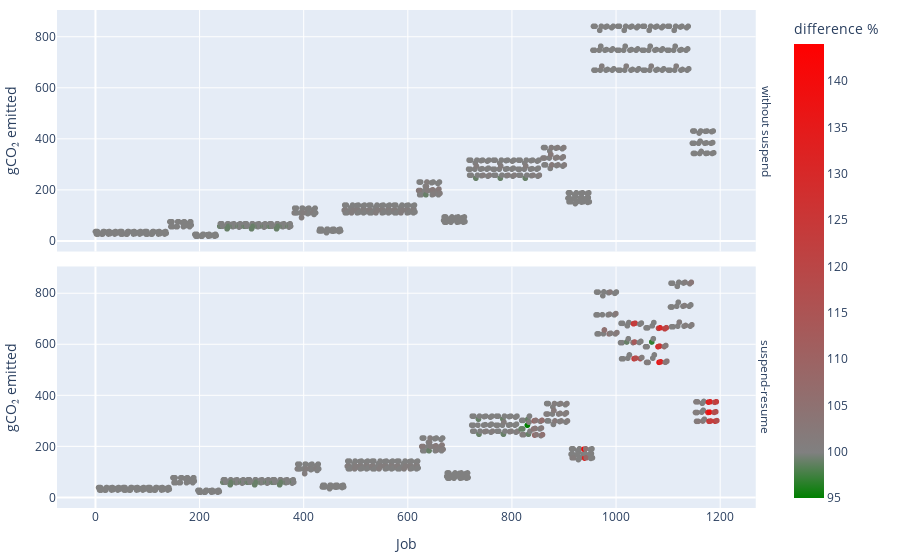

Write notebook code for a chart like this one.
### Code cell
"""
Plot Carbon-savings form having carbon information or not
"""

label_mapping = {
    "constant-from-periodic-phases": "averaged constant",
    "periodic-phases": "phases"
}

same_job_different_phases_df = same_job_different_phases_df[same_job_different_phases_df["difference"] < 170]

same_job_different_phases_fig = px.scatter(same_job_different_phases_df, x="job_index", y="carbon_cost", 
                                           color="difference", hover_data=same_job_different_phases_df.columns,
                                           labels={"label": "Phases",  "difference": "difference %"}, facet_row="scheduling_policy",
                                            color_continuous_scale=[(0, "green"), (0.1, "grey"), (1, "red")],

                                           range_color=[same_job_different_phases_df["difference"].min(), same_job_different_phases_df["difference"].max()]
)

same_job_different_phases_fig.update_layout({
    "xaxis_title": "Job",
    "yaxis1_title": "gCO₂ emitted",
    "yaxis2_title": "gCO₂ emitted",
})

label_for_phases={
    "scheduling_policy=carbon": "without suspend",
    "scheduling_policy=suspend-resume": "suspend-resume",
}

same_job_different_phases_fig.for_each_annotation(lambda a: a.update(text = label_for_phases[a.text] if a.text in label_for_phases else a.text))

same_job_different_phases_fig.update_layout({
    'margin': dict(l=10, r=10, t=10, b=10)
})

same_job_different_phases_fig.show()

pio.write_image(same_job_different_phases_fig, file="eval_same_job_different_phases.pdf")

### Figure 1 — Plotly figure (JSON) as saved in the notebook; plotly's stock layout.template omitted (floating-point values rounded to 4 significant figures; data arrays with more than 128 entries replaced by an {"elided": "..."} marker saying what was removed)
{"data": [{"customdata": {"elided": "600x18 mixed values"}, "hovertemplate": "scheduling_policy=%{customdata[11]}<br>job_index=%{x}<br>carbon_cost=%{y}<br>ID=%{customdata[0]}<br>arrival_time=%{customdata[1]}<br>length=%{customdata[2]}<br>cpus=%{customdata[3]}<br>length_class=%{customdata[4]}<br>resource_class=%{customdata[5]}<br>dollar_cost=%{customdata[6]}<br>start_time=%{customdata[7]}<br>waiting_time=%{customdata[8]}<br>exit_time=%{customdata[9]}<br>reason=%{customdata[10]}<br>work_type=%{customdata[12]}<br>work_phases=%{customdata[13]}<br>startup_length=%{customdata[14]}<br>startup_power=%{customdata[15]}<br>filename=%{customdata[16]}<br>difference %=%{marker.color}<extra></extra>", "legendgroup": "", "marker": {"color": {"elided": "600 int values"}, "coloraxis": "coloraxis", "symbol": "circle"}, "mode": "markers", "name": "", "showlegend": false, "type": "scattergl", "x": {"elided": "600 int values"}, "xaxis": "x2", "y": {"elided": "600 float values"}, "yaxis": "y2"}, {"customdata": {"elided": "594x18 mixed values"}, "hovertemplate": "scheduling_policy=%{customdata[11]}<br>job_index=%{x}<br>carbon_cost=%{y}<br>ID=%{customdata[0]}<br>arrival_time=%{customdata[1]}<br>length=%{customdata[2]}<br>cpus=%{customdata[3]}<br>length_class=%{customdata[4]}<br>resource_class=%{customdata[5]}<br>dollar_cost=%{customdata[6]}<br>start_time=%{customdata[7]}<br>waiting_time=%{customdata[8]}<br>exit_time=%{customdata[9]}<br>reason=%{customdata[10]}<br>work_type=%{customdata[12]}<br>work_phases=%{customdata[13]}<br>startup_length=%{customdata[14]}<br>startup_power=%{customdata[15]}<br>filename=%{customdata[16]}<br>difference %=%{marker.color}<extra></extra>", "legendgroup": "", "marker": {"color": {"elided": "594 int values"}, "coloraxis": "coloraxis", "symbol": "circle"}, "mode": "markers", "name": "", "showlegend": false, "type": "scattergl", "x": {"elided": "594 int values"}, "xaxis": "x", "y": {"elided": "594 float values"}, "yaxis": "y"}], "layout": {"annotations": [{"font": {}, "showarrow": false, "text": "suspend-resume", "textangle": 90, "x": 0.98, "xanchor": "left", "xref": "paper", "y": 0.2425, "yanchor": "middle", "yref": "paper"}, {"font": {}, "showarrow": false, "text": "without suspend", "textangle": 90, "x": 0.98, "xanchor": "left", "xref": "paper", "y": 0.7575, "yanchor": "middle", "yref": "paper"}], "coloraxis": {"cmax": 144, "cmin": 95, "colorbar": {"title": {"text": "difference %"}}, "colorscale": [[0, "green"], [0.1, "grey"], [1, "red"]]}, "legend": {"tracegroupgap": 0}, "margin": {"b": 10, "l": 10, "r": 10, "t": 10}, "xaxis": {"anchor": "y", "domain": [0, 0.98], "title": {"text": "Job"}}, "xaxis2": {"anchor": "y2", "domain": [0, 0.98], "matches": "x", "showticklabels": false}, "yaxis": {"anchor": "x", "domain": [0, 0.485], "title": {"text": "gCO₂ emitted"}}, "yaxis2": {"anchor": "x2", "domain": [0.515, 1], "matches": "y", "title": {"text": "gCO₂ emitted"}}}}
